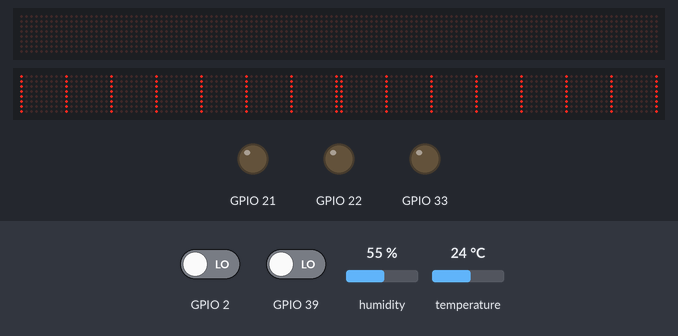
Bench run of a sketch on a simulated ESP32. Parts: 2 × 128×8 LED matrix, output pins drawn as LEDs (lit = HIGH). The test bench sets the inputs (shaded band); at power-on: temperature 24 °C, GPIO 39 LOW, humidity 55 %, GPIO 2 LOW. WiFi joins after 1.5 s; servers stay silent unless stated; no MQTT or app messages arrive unless stated.

Above: at 3.0 s.
3.1 s: temperature set to 26 °C
At 4.4 s:
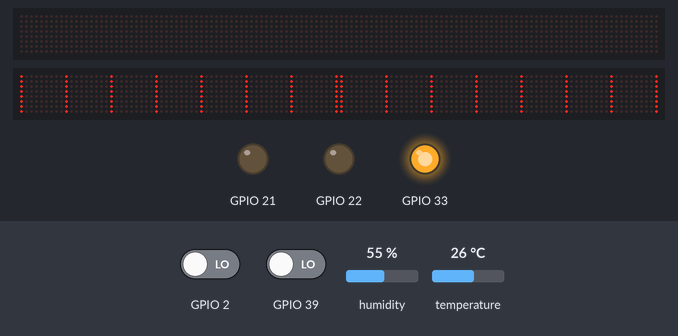
9.1 s: GPIO 39 driven HIGH
At 9.4 s:
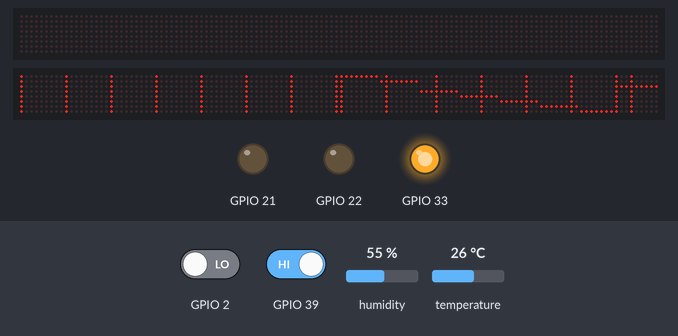
10.6 s: humidity set to 22 %
At 13.1 s:
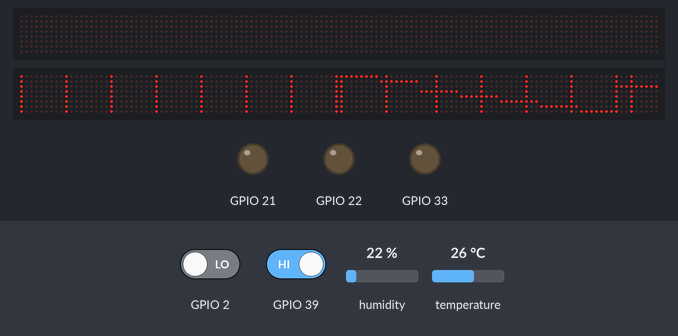
13.5 s: GPIO 39 driven LOW
At 13.9 s:
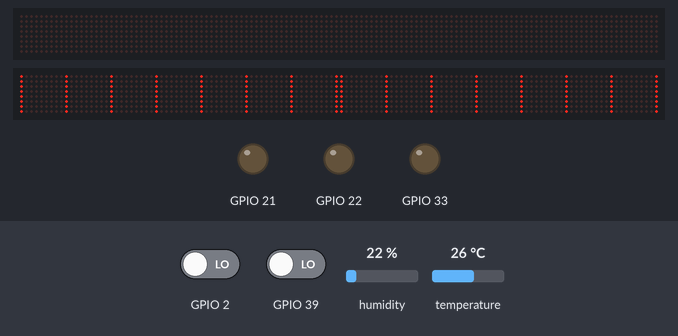
Timing chart, 0 to 16.5 s (numbered marks = the images above; inputs shaded):
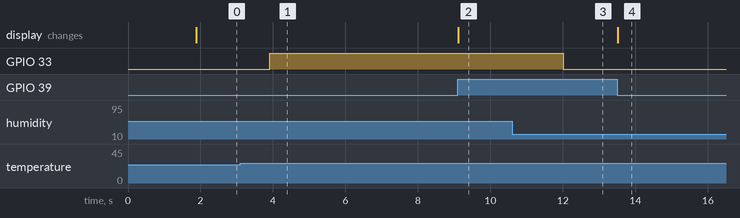

The sketch:

MAX7219.ino
```cpp
//Generated Date: Sat, 13 Jul 2024 10:37:10 GMT

#include <MD_Parola.h>
#include <MD_MAX72xx.h>
#define HARDWARE_TYPE MD_MAX72XX::GENERIC_HW
#define DEVICE_NUMBER 16
#include <WiFi.h>
#include <PubSubClient.h>
#define MQTT_SERVER_IP "mqttgo.io"
#define MQTT_SERVER_PORT 1883
#define MQTT_ID ""
#define MQTT_USERNAME ""
#define MQTT_PASSWORD ""
#include <DHT.h>

boolean canClickBtn = false;
int lastBtnState = false;
long lastClickTime = 0;
long btnDelay = 50;
float balanceTempture = 25;
float balanceHumi = 50;
byte mqtt1[3] = "";
byte mqtt2[16] = "";
char *max7219Char;
String max7219Str="";
MD_Parola myDisplay = MD_Parola(HARDWARE_TYPE,4,17,16,DEVICE_NUMBER);
MD_MAX72XX mx = MD_MAX72XX(HARDWARE_TYPE,4,17,16,DEVICE_NUMBER);

char _lwifi_ssid[] = "Gary";
char _lwifi_pass[] = "0972728710";
String receivedTopic="";
String receivedMsg="";
bool waitForE=true;
bool ended=true;
bool pubCtrl=false;

WiFiClient mqttClient;
PubSubClient myClient(mqttClient);

DHT dht11_p36(36, DHT11);
uint8_t myBitmap_max7219[8] ={0};
void connectMQTT(){
  while (!myClient.connected()){
    if (!myClient.connect(MQTT_ID,MQTT_USERNAME,MQTT_PASSWORD))
    {
      delay(5000);
    }
  }
}

void mqttCallback(char* topic, byte* payload, unsigned int length){
  receivedTopic=String(topic);
  receivedMsg="";
  for (unsigned int myIndex = 0; myIndex < length; myIndex++)
  {
    receivedMsg += (char)payload[myIndex];
  }
  receivedMsg.trim();
  Serial.println(receivedTopic);
  Serial.println(receivedMsg);

}

void setup()
{
  Serial.begin(9600);

  myDisplay.begin();
  myDisplay.displayClear();
  mx.begin();
  pinMode(39, INPUT);
  pinMode(2, INPUT);
  pinMode(22, OUTPUT);
  pinMode(21, OUTPUT);
  // 是否能按按鈕
  // 上次按鈕電位狀態
  // 上次按鈕時間
  // 彈跳延遲時間
  //  HC-HR501
  digitalWrite(39, LOW);
  // 按鈕
  digitalWrite(2, LOW);
  // 按鈕
  digitalWrite(22, LOW);
  // 按鈕
  digitalWrite(21, LOW);
  WiFi.disconnect();
  WiFi.softAPdisconnect(true);
  WiFi.mode(WIFI_STA);
  WiFi.begin(_lwifi_ssid, _lwifi_pass);
  while (WiFi.status() != WL_CONNECTED) { delay(500); }
  delay(300);
  myClient.setServer(MQTT_SERVER_IP, MQTT_SERVER_PORT);
  myClient.setCallback(mqttCallback);
  connectMQTT();
  myClient.subscribe(String("max7219-mqtt1").c_str());
  myClient.subscribe(String("max7219-mqtt2").c_str());
  dht11_p36.begin();
  pinMode(33, OUTPUT);
}

void loop()
{
  myClient.loop();
  if ((WiFi.status() != WL_CONNECTED)) {
    // 按鈕
    digitalWrite(22, HIGH);
  } else {
    // 按鈕
    digitalWrite(22, LOW);
  }
  if (!myClient.connected()) {
    // 按鈕
    digitalWrite(21, HIGH);
  } else {
    // 按鈕
    digitalWrite(21, LOW);
  }
  // 按下按鈕>比對時間>紀錄時間
  // 按鈕
  if (digitalRead(2) != lastBtnState) {
    lastClickTime = millis();
  }
  // 按下按鈕>比對時間>紀錄時間
  if (millis() - lastClickTime > btnDelay) {
    // 按鈕
    // 按鈕
    if (canClickBtn == false && digitalRead(2)) {
      if ((WiFi.status() != WL_CONNECTED)) {
        WiFi.disconnect();
        WiFi.softAPdisconnect(true);
        WiFi.mode(WIFI_STA);
        WiFi.begin(_lwifi_ssid, _lwifi_pass);
        while (WiFi.status() != WL_CONNECTED) { delay(500); }
        delay(300);
      }
      if (!myClient.connected()) {
        connectMQTT();
      }
      canClickBtn = true;
    } else if (canClickBtn == true && !digitalRead(2)) {
      canClickBtn = false;
    }
  }
  // 按鈕
  lastBtnState = digitalRead(2);
  if (dht11_p36.readTemperature() >= balanceTempture && dht11_p36.readHumidity() >= balanceHumi) {
    // 馬達驅動
    digitalWrite(33, HIGH);
  } else {
    // 馬達驅動
    digitalWrite(33, LOW);
  }
  for(int i=0;i<8;i++){
    myBitmap_max7219[0]=B11111111;
    myBitmap_max7219[1]=B00000000;
    myBitmap_max7219[2]=B00000000;
    myBitmap_max7219[3]=B00000000;
    myBitmap_max7219[4]=B00000000;
    myBitmap_max7219[5]=B00000000;
    myBitmap_max7219[6]=B00000000;
    myBitmap_max7219[7]=B00000000;
  }
  mx.setBuffer((DEVICE_NUMBER-0)*8-1, 8, myBitmap_max7219);
  for(int i=0;i<8;i++){
    myBitmap_max7219[0]=B00000000;
    myBitmap_max7219[1]=B11111111;
    myBitmap_max7219[2]=B00000000;
    myBitmap_max7219[3]=B00000000;
    myBitmap_max7219[4]=B00000000;
    myBitmap_max7219[5]=B00000000;
    myBitmap_max7219[6]=B00000000;
    myBitmap_max7219[7]=B00000000;
  }
  mx.setBuffer((DEVICE_NUMBER-1)*8-1, 8, myBitmap_max7219);
  for(int i=0;i<8;i++){
    myBitmap_max7219[0]=B00000000;
    myBitmap_max7219[1]=B00000000;
    myBitmap_max7219[2]=B11111111;
    myBitmap_max7219[3]=B00000000;
    myBitmap_max7219[4]=B00000000;
    myBitmap_max7219[5]=B00000000;
    myBitmap_max7219[6]=B00000000;
    myBitmap_max7219[7]=B00000000;
  }
  mx.setBuffer((DEVICE_NUMBER-2)*8-1, 8, myBitmap_max7219);
  for(int i=0;i<8;i++){
    myBitmap_max7219[0]=B00000000;
    myBitmap_max7219[1]=B00000000;
    myBitmap_max7219[2]=B00000000;
    myBitmap_max7219[3]=B11111111;
    myBitmap_max7219[4]=B00000000;
    myBitmap_max7219[5]=B00000000;
    myBitmap_max7219[6]=B00000000;
    myBitmap_max7219[7]=B00000000;
  }
  mx.setBuffer((DEVICE_NUMBER-3)*8-1, 8, myBitmap_max7219);
  for(int i=0;i<8;i++){
    myBitmap_max7219[0]=B00000000;
    myBitmap_max7219[1]=B00000000;
    myBitmap_max7219[2]=B00000000;
    myBitmap_max7219[3]=B00000000;
    myBitmap_max7219[4]=B11111111;
    myBitmap_max7219[5]=B00000000;
    myBitmap_max7219[6]=B00000000;
    myBitmap_max7219[7]=B00000000;
  }
  mx.setBuffer((DEVICE_NUMBER-4)*8-1, 8, myBitmap_max7219);
  for(int i=0;i<8;i++){
    myBitmap_max7219[0]=B00000000;
    myBitmap_max7219[1]=B00000000;
    myBitmap_max7219[2]=B00000000;
    myBitmap_max7219[3]=B00000000;
    myBitmap_max7219[4]=B00000000;
    myBitmap_max7219[5]=B11111111;
    myBitmap_max7219[6]=B00000000;
    myBitmap_max7219[7]=B00000000;
  }
  mx.setBuffer((DEVICE_NUMBER-5)*8-1, 8, myBitmap_max7219);
  for(int i=0;i<8;i++){
    myBitmap_max7219[0]=B00000000;
    myBitmap_max7219[1]=B00000000;
    myBitmap_max7219[2]=B00000000;
    myBitmap_max7219[3]=B00000000;
    myBitmap_max7219[4]=B00000000;
    myBitmap_max7219[5]=B00000000;
    myBitmap_max7219[6]=B11111111;
    myBitmap_max7219[7]=B00000000;
  }
  mx.setBuffer((DEVICE_NUMBER-6)*8-1, 8, myBitmap_max7219);
  for(int i=0;i<8;i++){
    myBitmap_max7219[0]=B00000000;
    myBitmap_max7219[1]=B00000000;
    myBitmap_max7219[2]=B00000000;
    myBitmap_max7219[3]=B00000000;
    myBitmap_max7219[4]=B00000000;
    myBitmap_max7219[5]=B00000000;
    myBitmap_max7219[6]=B00000000;
    myBitmap_max7219[7]=B11111111;
  }
  mx.setBuffer((DEVICE_NUMBER-7)*8-1, 8, myBitmap_max7219);
  for(int i=0;i<8;i++){
    myBitmap_max7219[0]=B11111111;
    myBitmap_max7219[1]=B00000001;
    myBitmap_max7219[2]=B00000001;
    myBitmap_max7219[3]=B00000001;
    myBitmap_max7219[4]=B00000001;
    myBitmap_max7219[5]=B00000001;
    myBitmap_max7219[6]=B00000001;
    myBitmap_max7219[7]=B00000001;
  }
  mx.setBuffer((DEVICE_NUMBER-8)*8-1, 8, myBitmap_max7219);
  for(int i=0;i<8;i++){
    myBitmap_max7219[0]=B00000010;
    myBitmap_max7219[1]=B11111111;
    myBitmap_max7219[2]=B00000010;
    myBitmap_max7219[3]=B00000010;
    myBitmap_max7219[4]=B00000010;
    myBitmap_max7219[5]=B00000010;
    myBitmap_max7219[6]=B00000010;
    myBitmap_max7219[7]=B00000010;
  }
  mx.setBuffer((DEVICE_NUMBER-9)*8-1, 8, myBitmap_max7219);
  for(int i=0;i<8;i++){
    myBitmap_max7219[0]=B00001000;
    myBitmap_max7219[1]=B00001000;
    myBitmap_max7219[2]=B00001000;
    myBitmap_max7219[3]=B11111111;
    myBitmap_max7219[4]=B00001000;
    myBitmap_max7219[5]=B00001000;
    myBitmap_max7219[6]=B00001000;
    myBitmap_max7219[7]=B00001000;
  }
  mx.setBuffer((DEVICE_NUMBER-10)*8-1, 8, myBitmap_max7219);
  for(int i=0;i<8;i++){
    myBitmap_max7219[0]=B00010000;
    myBitmap_max7219[1]=B00010000;
    myBitmap_max7219[2]=B00010000;
    myBitmap_max7219[3]=B00010000;
    myBitmap_max7219[4]=B11111111;
    myBitmap_max7219[5]=B00010000;
    myBitmap_max7219[6]=B00010000;
    myBitmap_max7219[7]=B00010000;
  }
  mx.setBuffer((DEVICE_NUMBER-11)*8-1, 8, myBitmap_max7219);
  for(int i=0;i<8;i++){
    myBitmap_max7219[0]=B00100000;
    myBitmap_max7219[1]=B00100000;
    myBitmap_max7219[2]=B00100000;
    myBitmap_max7219[3]=B00100000;
    myBitmap_max7219[4]=B00100000;
    myBitmap_max7219[5]=B11111111;
    myBitmap_max7219[6]=B00100000;
    myBitmap_max7219[7]=B00100000;
  }
  mx.setBuffer((DEVICE_NUMBER-12)*8-1, 8, myBitmap_max7219);
  for(int i=0;i<8;i++){
    myBitmap_max7219[0]=B01000000;
    myBitmap_max7219[1]=B01000000;
    myBitmap_max7219[2]=B01000000;
    myBitmap_max7219[3]=B01000000;
    myBitmap_max7219[4]=B01000000;
    myBitmap_max7219[5]=B01000000;
    myBitmap_max7219[6]=B11111111;
    myBitmap_max7219[7]=B01000000;
  }
  mx.setBuffer((DEVICE_NUMBER-13)*8-1, 8, myBitmap_max7219);
  for(int i=0;i<8;i++){
    myBitmap_max7219[0]=B10000000;
    myBitmap_max7219[1]=B10000000;
    myBitmap_max7219[2]=B10000000;
    myBitmap_max7219[3]=B10000000;
    myBitmap_max7219[4]=B10000000;
    myBitmap_max7219[5]=B10000000;
    myBitmap_max7219[6]=B10000000;
    myBitmap_max7219[7]=B11111111;
  }
  mx.setBuffer((DEVICE_NUMBER-14)*8-1, 8, myBitmap_max7219);
  for(int i=0;i<8;i++){
    myBitmap_max7219[0]=B00000100;
    myBitmap_max7219[1]=B00000100;
    myBitmap_max7219[2]=B11111111;
    myBitmap_max7219[3]=B00000100;
    myBitmap_max7219[4]=B00000100;
    myBitmap_max7219[5]=B00000100;
    myBitmap_max7219[6]=B00000100;
    myBitmap_max7219[7]=B00000100;
  }
  mx.setBuffer((DEVICE_NUMBER-15)*8-1, 8, myBitmap_max7219);
"CMoney";

"xyz88888888";

// 若沒人，顯示1
// 若有人，顯示2
//
//
//
//
//
//
//
// 紅外線偵測，高電位表示有人
if (digitalRead(39)) {
} else {
  for(int i=0;i<8;i++){
    myBitmap_max7219[0]=B11111111;
    myBitmap_max7219[1]=B00000000;
    myBitmap_max7219[2]=B00000000;
    myBitmap_max7219[3]=B00000000;
    myBitmap_max7219[4]=B00000000;
    myBitmap_max7219[5]=B00000000;
    myBitmap_max7219[6]=B00000000;
    myBitmap_max7219[7]=B00000000;
  }
  mx.setBuffer((DEVICE_NUMBER-0)*8-1, 8, myBitmap_max7219);
  for(int i=0;i<8;i++){
    myBitmap_max7219[0]=B00000000;
    myBitmap_max7219[1]=B11111111;
    myBitmap_max7219[2]=B00000000;
    myBitmap_max7219[3]=B00000000;
    myBitmap_max7219[4]=B00000000;
    myBitmap_max7219[5]=B00000000;
    myBitmap_max7219[6]=B00000000;
    myBitmap_max7219[7]=B00000000;
  }
  mx.setBuffer((DEVICE_NUMBER-1)*8-1, 8, myBitmap_max7219);
  for(int i=0;i<8;i++){
    myBitmap_max7219[0]=B00000000;
    myBitmap_max7219[1]=B00000000;
    myBitmap_max7219[2]=B11111111;
    myBitmap_max7219[3]=B00000000;
    myBitmap_max7219[4]=B00000000;
    myBitmap_max7219[5]=B00000000;
    myBitmap_max7219[6]=B00000000;
    myBitmap_max7219[7]=B00000000;
  }
  mx.setBuffer((DEVICE_NUMBER-2)*8-1, 8, myBitmap_max7219);
  for(int i=0;i<8;i++){
    myBitmap_max7219[0]=B00000000;
    myBitmap_max7219[1]=B00000000;
    myBitmap_max7219[2]=B00000000;
    myBitmap_max7219[3]=B11111111;
    myBitmap_max7219[4]=B00000000;
    myBitmap_max7219[5]=B00000000;
    myBitmap_max7219[6]=B00000000;
    myBitmap_max7219[7]=B00000000;
  }
  mx.setBuffer((DEVICE_NUMBER-3)*8-1, 8, myBitmap_max7219);
  for(int i=0;i<8;i++){
    myBitmap_max7219[0]=B00000000;
    myBitmap_max7219[1]=B00000000;
    myBitmap_max7219[2]=B00000000;
    myBitmap_max7219[3]=B00000000;
    myBitmap_max7219[4]=B11111111;
    myBitmap_max7219[5]=B00000000;
    myBitmap_max7219[6]=B00000000;
    myBitmap_max7219[7]=B00000000;
  }
  mx.setBuffer((DEVICE_NUMBER-4)*8-1, 8, myBitmap_max7219);
  for(int i=0;i<8;i++){
    myBitmap_max7219[0]=B00000000;
    myBitmap_max7219[1]=B00000000;
    myBitmap_max7219[2]=B00000000;
    myBitmap_max7219[3]=B00000000;
    myBitmap_max7219[4]=B00000000;
    myBitmap_max7219[5]=B11111111;
    myBitmap_max7219[6]=B00000000;
    myBitmap_max7219[7]=B00000000;
  }
  mx.setBuffer((DEVICE_NUMBER-5)*8-1, 8, myBitmap_max7219);
  for(int i=0;i<8;i++){
    myBitmap_max7219[0]=B00000000;
    myBitmap_max7219[1]=B00000000;
    myBitmap_max7219[2]=B00000000;
    myBitmap_max7219[3]=B00000000;
    myBitmap_max7219[4]=B00000000;
    myBitmap_max7219[5]=B00000000;
    myBitmap_max7219[6]=B11111111;
    myBitmap_max7219[7]=B00000000;
  }
  mx.setBuffer((DEVICE_NUMBER-6)*8-1, 8, myBitmap_max7219);
  for(int i=0;i<8;i++){
    myBitmap_max7219[0]=B00000000;
    myBitmap_max7219[1]=B00000000;
    myBitmap_max7219[2]=B00000000;
    myBitmap_max7219[3]=B00000000;
    myBitmap_max7219[4]=B00000000;
    myBitmap_max7219[5]=B00000000;
    myBitmap_max7219[6]=B00000000;
    myBitmap_max7219[7]=B11111111;
  }
  mx.setBuffer((DEVICE_NUMBER-7)*8-1, 8, myBitmap_max7219);
  for(int i=0;i<8;i++){
    myBitmap_max7219[0]=B11111111;
    myBitmap_max7219[1]=B00000000;
    myBitmap_max7219[2]=B00000000;
    myBitmap_max7219[3]=B00000000;
    myBitmap_max7219[4]=B00000000;
    myBitmap_max7219[5]=B00000000;
    myBitmap_max7219[6]=B00000000;
    myBitmap_max7219[7]=B00000000;
  }
  mx.setBuffer((DEVICE_NUMBER-8)*8-1, 8, myBitmap_max7219);
  for(int i=0;i<8;i++){
    myBitmap_max7219[0]=B00000000;
    myBitmap_max7219[1]=B11111111;
    myBitmap_max7219[2]=B00000000;
    myBitmap_max7219[3]=B00000000;
    myBitmap_max7219[4]=B00000000;
    myBitmap_max7219[5]=B00000000;
    myBitmap_max7219[6]=B00000000;
    myBitmap_max7219[7]=B00000000;
  }
  mx.setBuffer((DEVICE_NUMBER-9)*8-1, 8, myBitmap_max7219);
  for(int i=0;i<8;i++){
    myBitmap_max7219[0]=B00000000;
    myBitmap_max7219[1]=B00000000;
    myBitmap_max7219[2]=B11111111;
    myBitmap_max7219[3]=B00000000;
    myBitmap_max7219[4]=B00000000;
    myBitmap_max7219[5]=B00000000;
    myBitmap_max7219[6]=B00000000;
    myBitmap_max7219[7]=B00000000;
  }
  mx.setBuffer((DEVICE_NUMBER-10)*8-1, 8, myBitmap_max7219);
  for(int i=0;i<8;i++){
    myBitmap_max7219[0]=B00000000;
    myBitmap_max7219[1]=B00000000;
    myBitmap_max7219[2]=B00000000;
    myBitmap_max7219[3]=B11111111;
    myBitmap_max7219[4]=B00000000;
    myBitmap_max7219[5]=B00000000;
    myBitmap_max7219[6]=B00000000;
    myBitmap_max7219[7]=B00000000;
  }
  mx.setBuffer((DEVICE_NUMBER-11)*8-1, 8, myBitmap_max7219);
  for(int i=0;i<8;i++){
    myBitmap_max7219[0]=B00000000;
    myBitmap_max7219[1]=B00000000;
    myBitmap_max7219[2]=B00000000;
    myBitmap_max7219[3]=B00000000;
    myBitmap_max7219[4]=B11111111;
    myBitmap_max7219[5]=B00000000;
    myBitmap_max7219[6]=B00000000;
    myBitmap_max7219[7]=B00000000;
  }
  mx.setBuffer((DEVICE_NUMBER-12)*8-1, 8, myBitmap_max7219);
  for(int i=0;i<8;i++){
    myBitmap_max7219[0]=B00000000;
    myBitmap_max7219[1]=B00000000;
    myBitmap_max7219[2]=B00000000;
    myBitmap_max7219[3]=B00000000;
    myBitmap_max7219[4]=B00000000;
    myBitmap_max7219[5]=B11111111;
    myBitmap_max7219[6]=B00000000;
    myBitmap_max7219[7]=B00000000;
  }
  mx.setBuffer((DEVICE_NUMBER-13)*8-1, 8, myBitmap_max7219);
  for(int i=0;i<8;i++){
    myBitmap_max7219[0]=B00000000;
    myBitmap_max7219[1]=B00000000;
    myBitmap_max7219[2]=B00000000;
    myBitmap_max7219[3]=B00000000;
    myBitmap_max7219[4]=B00000000;
    myBitmap_max7219[5]=B00000000;
    myBitmap_max7219[6]=B11111111;
    myBitmap_max7219[7]=B00000000;
  }
  mx.setBuffer((DEVICE_NUMBER-14)*8-1, 8, myBitmap_max7219);
  for(int i=0;i<8;i++){
    myBitmap_max7219[0]=B00000000;
    myBitmap_max7219[1]=B00000000;
    myBitmap_max7219[2]=B00000000;
    myBitmap_max7219[3]=B00000000;
    myBitmap_max7219[4]=B00000000;
    myBitmap_max7219[5]=B00000000;
    myBitmap_max7219[6]=B00000000;
    myBitmap_max7219[7]=B11111111;
  }
  mx.setBuffer((DEVICE_NUMBER-15)*8-1, 8, myBitmap_max7219);
}

}
```

Measured:
- the behaviour switches between 24 and 25 °C on temperature (found by bisection; images 0 and 1)
- after the input at 3.1 s, GPIO 33: LOW → HIGH after 0.81 s
- after the input at 9.1 s, the display: changes at once (image 2)
- after the input at 10.6 s, GPIO 33: HIGH → LOW after 1.4 s
- after the input at 13.5 s, the display: changes at once (image 4)
